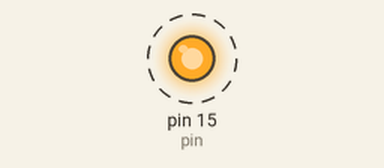
Bench run of a sketch on a simulated Arduino Uno, built with avr-gcc and run on an emulated ATmega328P. Shown: output pins drawn as LEDs (lit = HIGH). Dashed ring = blinking.

Above: at 0.5 s.
Timing chart, 0 to 4.6 s (numbered marks = the images above):
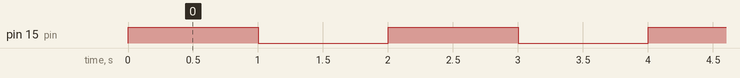

Measured:
- by itself, pin 15 (pin): alternates HIGH for 1.0 s and LOW for 1.0 s

The sketch:

1bitR.ino
```cpp
#define pin 15
void setup() {
  // put your setup code here, to run once:
  pinMode(pin,OUTPUT);
}

void loop() {
  // put your main code here, to run repeatedly:
  digitalWrite(pin,HIGH);
  delay(1000);
  digitalWrite(pin,LOW);
  delay(1000);
}
```
